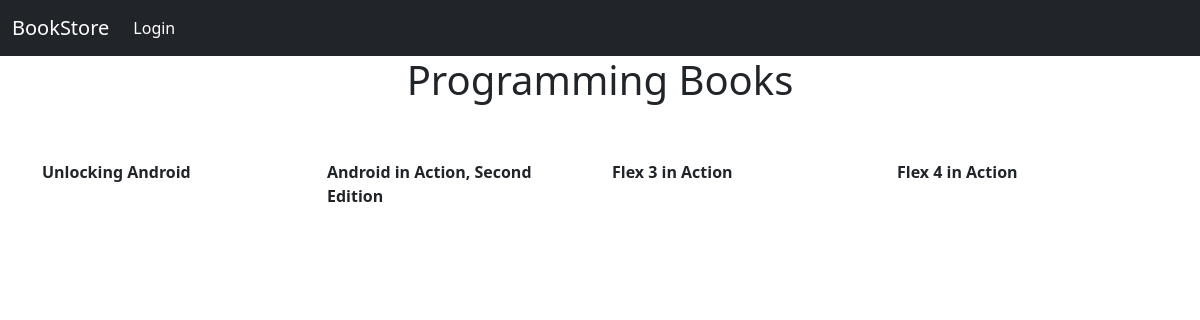
/book/, run on the app's committed database.
### books/models.py (models this page shows, shortened)
class Book(models.Model):
    title=models.CharField(max_length=256)
    isbn=models.CharField(max_length=256)
    pageCount=models.IntegerField(default=0)
    publishedDate=models.DateTimeField(auto_now_add=True)
    thumbnailUrl=models.CharField(max_length=256,null=True)
    shortDescription=models.CharField(max_length=512,null=True,blank=True)
    longDescription=models.TextField(null=True)
    status=models.CharField(max_length=256)
    authors=models.ManyToManyField(Author)
    categories=models.CharField(max_length=256)

### books/views.py (the view)
# urls.py: path('', views.BookListView.as_view(), name='index'),
class BookListView(ListView):
    template_name='books/index.html'
    context_object_name='books'
    def get_queryset(self):
        return Book.objects.all()

### books/templates/books/index.html (shortened to what this page needs)
{% extends 'base.html' %}
 {% block content %}
<h1 class="text-center">Programming Books</h1>
<div class="container">
  <div>
    <div class="row">
      {% for book in books %}
      <div class="col-3 pb-3 mt-4">
        <a
          href="{% url 'book_details' book.id %}"
          class="text-decoration-none text-reset"
          target="_blank"
        >
          <p><strong>{{book.title}}</strong></p>
        </a>
      </div>
      {% endfor %}
    </div>
  </div>
</div>
{% endblock %}

### data on the page
Book: title "Unlocking Android"
Book: title "Android in Action, Second Edition"
Book: title "Flex 3 in Action"
Book: title "Flex 4 in Action"
